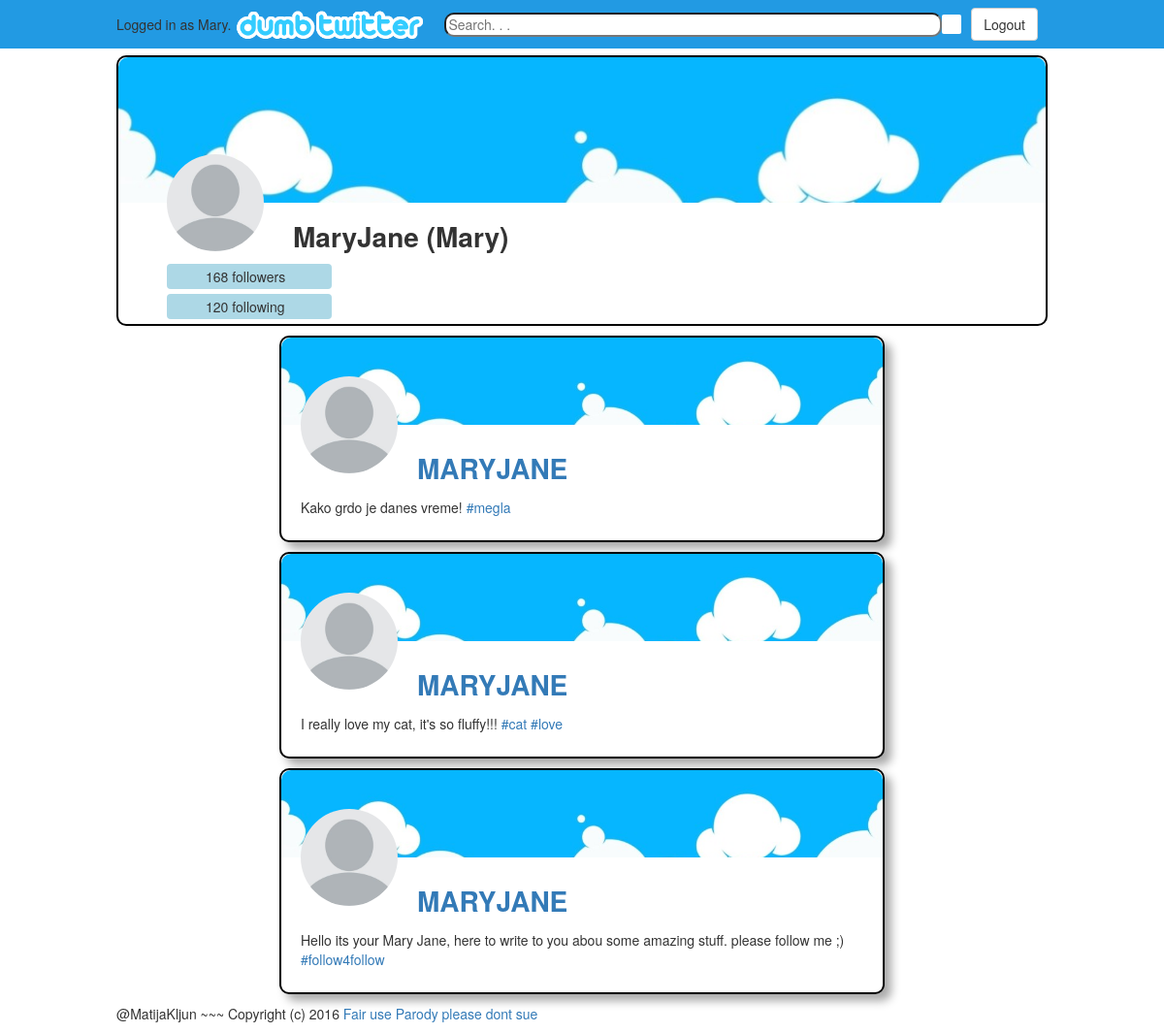
Screenshot of /microblog/profile (signed in) with the database file from the repository.
### microblog_web/models.py (models this page shows)
class Profile(models.Model):
    user = models.ForeignKey(User, on_delete=models.CASCADE)
    displayName = models.CharField(max_length=30)
    description = models.CharField(max_length=150, default='')
    coverImage = models.CharField(max_length=100, default='microblog/img/cover-image.jpg')
    profileImage = models.CharField(max_length=100, default='microblog/img/profile-image.jpg')
    objects = ProfileManager()

class Post(models.Model):
    profile = models.ForeignKey(Profile, on_delete=models.CASCADE)
    content = models.TextField()
    pub_date = models.DateTimeField(default=datetime.now)
    objects = PostManager()

### microblog_web/views.py (the view)
def my_profile(request):
    context = {}
    profile = Profile.objects.get(user = request.user)
    posts = Post.objects.filter(profile = profile).order_by('-pub_date')
    context['profile'] = profile
    context['posts'] = posts
    return render(request, 'microblog_web/profile.html', context)

### microblog_web/templatetags/microblogtags.py (called while the page is built)
def hashrepl(matchobj):
    return "<a href=\"/microblog/hashtag/" + str(matchobj.group(0)[1:]) + "\">" + str(matchobj.group(0)) + "</a>"

@register.filter(name="editpost")
def hashtag(content):
    content = mark_safe(re.sub('\@[0-9\w_]{1,100}\\b', afnarepl, content))
    return mark_safe(re.sub('\#[0-9\w]{1,100}\\b', hashrepl, content))

### microblog_web/templates/microblog_web/profile.html (shortened to what this page needs)
{% extends "microblog_web/base.html" %}
{% load static %}
{% block main %}
    <div class="centered-content">
        <div class="profile-site-container">
            <div class="profile-site">
                    <div class="cover-image">
                        <img class="cover-image" src="{% static 'microblog/img/cover-image.jpg' %}" alt="cover photo" />
                    </div>
                    <div class="profile-image-div">
                        <img class="profile-image" src="{% static 'microblog/img/profile-image.jpg' %}" alt="profile picture" />
                    </div>
                    <h1 class="profile-name">{{profile.displayName}} ({{profile.user.username}})</h1>
                    <div class="profile-desc">
                        <div class="profile-tags">
                            <div class="tag"><span class="sprite sprite-people"></span><span>168</span> followers</div>
                            <div class="tag"><span class="sprite sprite-people"></span><span>120</span> following</div>
                        </div>
                    </div>
            </div>
            <div class="profile-posts">
                {% for post in posts %}
                    {% include 'microblog_web/post.html' %}
                {% endfor %}
            </div>
        </div>
    </div>
{% endblock %}

### microblog_web/templates/microblog_web/base.html (shortened to what this page needs)
{% load static %}
<!DOCTYPE html>
<html>
<link rel="stylesheet" href="{% static 'microblog/css/main.css' %}">
<link rel="stylesheet" href="{% static 'bootstrap/css/bootstrap.css' %}">
<body>
    <div id="dropdown-menu">
        <div class="menu-profile">
            <a href="profile.html"><h2 class="profile-name">Janez Novak</h2></a>
        </div>
    </div>
    <header>
        <div class="nav-bar">
            <div class="nav-logo">
                <a href="/microblog"><img src="{% static 'microblog/logo.png' %}" alt="Microblog" /></a>
            </div>
            <div class="nav-search">
                <input type="search" name="search" placeholder="Search. . ."/>
                <a href="home.html" ><div class="sprite sprite-search search-buttn"></div></a>
            </div>
            {% if user.is_authenticated %}
            <span>Logged in as {{ user.username }}.</span>
            <a href="{% url 'logout' %}" class="header-link btn btn-default">
                Logout
            </a>
            {% endif %}
        </div>
    </header>
    {% block main %}{% endblock %}
    <footer class="centered-content">
        <p>
            @MatijaKljun ~~~ Copyright (c) 2016 <a href="https://en.wikipedia.org/wiki/Fair_use#Fair_use_and_parody">Fair use Parody please dont sue</a>
        </p>
    </footer>
</body>
</html>

### microblog_web/templates/microblog_web/post.html
{% load static %}
{% load microblogtags %}
<article class="post">
    <div class="cover-image">
        <img class="cover-image" src="{% static post.profile.coverImage %}" alt="cover photo" />
    </div>
    <div class="profile-image-div">
        <img class="profile-image" src="{% static post.profile.profileImage %}" alt="profile picture" />
    </div>
    <h2 class="profile-name"><a href="/microblog/profile/{{post.profile.user.id}}">{{post.profile.displayName | upper}}</a></h2>
    <div class="post-text">
            {{post.content|editpost}}
    </div>
    <div class="tags">
    </div>
</article>

### microblog_web/static/microblog/css/main.css (style rules this page uses)
.nav-bar { background-color: inherit; width: 80%; height: 50px; margin-left: 10%; margin-right: 10%; display: flex; flex-direction: row; justify-content: center; align-items: center; }
.nav-logo { order: 1; margin: 5px; }
.nav-logo img { vertical-align: middle; width: 200px; }
.nav-search { flex: 2 2; order: 2; margin-right: 10px; margin-left: 10px; visibility: hidden; }
.nav-search input { width: calc(100% - 20px); height: 25px; border-radius: 10px; float: left; }
.header-link { order: 3; margin-right: 10px; display: none; }
#dropdown-menu { max-height: 0; background: #1779b5; font-size: 15px; padding-top: 46.5px; transition: max-height 0.2s ease-out; overflow: hidden; }
@media screen and (min-width: 60em) { .nav-search { visibility: visible; } }
@media screen and (min-width: 60em) { .header-link { display: block; } }
.centered-content { width: 960px; margin-left: auto; margin-right: auto; }
header { background-color: #229AE3; position: absolute; top: 0; height: 50px; width: 100%; }
body { margin: 0px; font-family: Helvetica; background-color: #D4E6F1; }
footer { clear: both; }
.post { background-color: white; border-style: solid; border-width: 2px; border-color: black; border-radius: 10px; box-shadow: 7px 7px 10px #aaaaaa; margin-top: 10px; margin-bottom: 10px; }
.cover-image { width: 100%; object-fit: cover; }
.cover-image img { border-radius: 10px 10px 0px 0px; }
div .cover-image { height: 90px; }
.profile-image-div .profile-image { width: 100px; height: 100px; border-radius: 50%; position: absolute; z-index: 10; top: -50px; left: 20px; }
.profile-image-div { position: absolute; }
.profile-name { padding-left: 140px; padding-top: 10px; font-size: 2em; font-weight: bold; }
.post-text { padding: 4px 20px 4px 20px; }
.tags { padding-left: 20px; padding-bottom: 20px; }
.tag { padding: 3px; border-radius: 4px; background-color: lightblue; margin: 3px 3px; }
.sprite { background-image: url("../icon/spritesheet.png"); background-repeat: no-repeat; display: block; float: left; }
.sprite-people { width: 20px; height: 20px; background-position: -65px -5px; }
.sprite-search { width: 20px; height: 20px; background-position: -65px -35px; }
.search-buttn { background-color: white; border-radius:2px; margin-top: 2.5px; }
.menu-profile { flex-grow: 1; background-color: lightblue; border-radius: 10px; height: auto; margin-right: 20px; margin-top: 10px; margin-left: 20px; }
.menu-profile .profile-name { display: inline; padding-left: 20px; margin-bottom: 40px; white-space: nowrap; }
.profile-site { margin-top: 10px; border: solid; border-color: black; border-width: 2px; border-radius: 10px; background-color: white; }
.profile-desc { display: flex; flex-direction: row; }
.profile-site .cover-image { height: 150px; }
.profile-site .profile-image-div .profile-image { left: 50px; }
.profile-site .profile-tags { order: 1; width: auto; }
.profile-site .tag { width: 170px; margin-left: 50px; margin-bottom: 05px; padding-left: 20px; }
.profile-site .profile-name { padding-left: 180px; padding-top: 0px; }
.profile-posts { width: 65%; margin: auto; }

### rows the page displays
Profile: displayName "MaryJane", user.username "Mary"
Post: profile.coverImage (picture), profile.profileImage (picture), profile.displayName "MARYJANE", content|editpost "Kako grdo je danes vreme! #megla"
Post: profile.coverImage (picture), profile.profileImage (picture), profile.displayName "MARYJANE", content|editpost "I really love my cat, it's so fluffy!!! #cat #love"
Post: profile.coverImage (picture), profile.profileImage (picture), profile.displayName "MARYJANE", content|editpost "Hello its your Mary Jane, here to write to you abou some amazing stuff. please follow me ;) #follow4follow"

### other values shown
{{ user.username }} "Mary"
